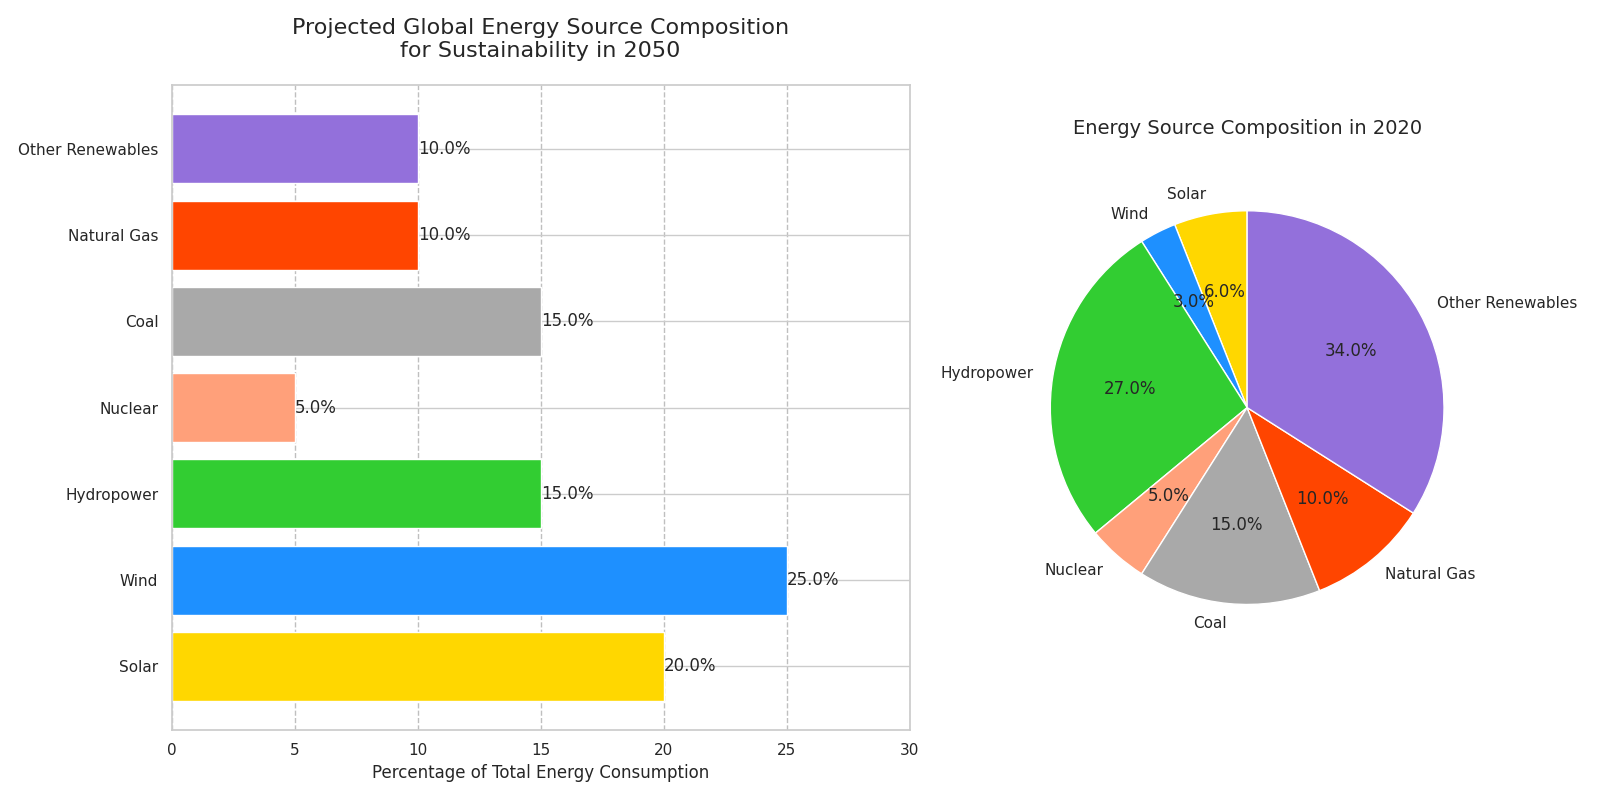

Recreate this plot in Python.
import matplotlib.pyplot as plt
import numpy as np

# Data: Projected Energy Mix in 2050 (altered values)
energy_sources = ['Solar', 'Wind', 'Hydropower', 'Nuclear', 'Coal', 'Natural Gas', 'Other Renewables']
percentages_2050 = [20, 25, 15, 5, 15, 10, 10]

# Historical Data: Energy Mix in 2020 (altered values)
percentages_2020 = [6, 3, 27, 5, 15, 10, 34]

# Create figure and subplots
fig, axs = plt.subplots(1, 2, figsize=(16, 8), gridspec_kw={'width_ratios': [1.5, 1]})

# Bar chart for 2050
bars = axs[0].barh(energy_sources, percentages_2050, color=['#FFD700', '#1E90FF', '#32CD32', '#FFA07A', '#A9A9A9', '#FF4500', '#9370DB'])
axs[0].xaxis.grid(True, linestyle='--', color='grey', alpha=0.5)
axs[0].bar_label(bars, fmt='%.1f%%')
axs[0].set_title('Projected Global Energy Source Composition\nfor Sustainability in 2050', fontsize=16, pad=20)
axs[0].set_xlabel('Percentage of Total Energy Consumption', fontsize=12)
axs[0].set_xlim(0, 30)
axs[0].set_yticklabels(energy_sources, fontsize=11)

# Pie chart for 2020
axs[1].pie(percentages_2020, labels=energy_sources, autopct='%1.1f%%',
           startangle=90, colors=['#FFD700', '#1E90FF', '#32CD32', '#FFA07A', '#A9A9A9', '#FF4500', '#9370DB'])
axs[1].set_title('Energy Source Composition in 2020', fontsize=14, pad=20)

plt.tight_layout()
plt.show()
